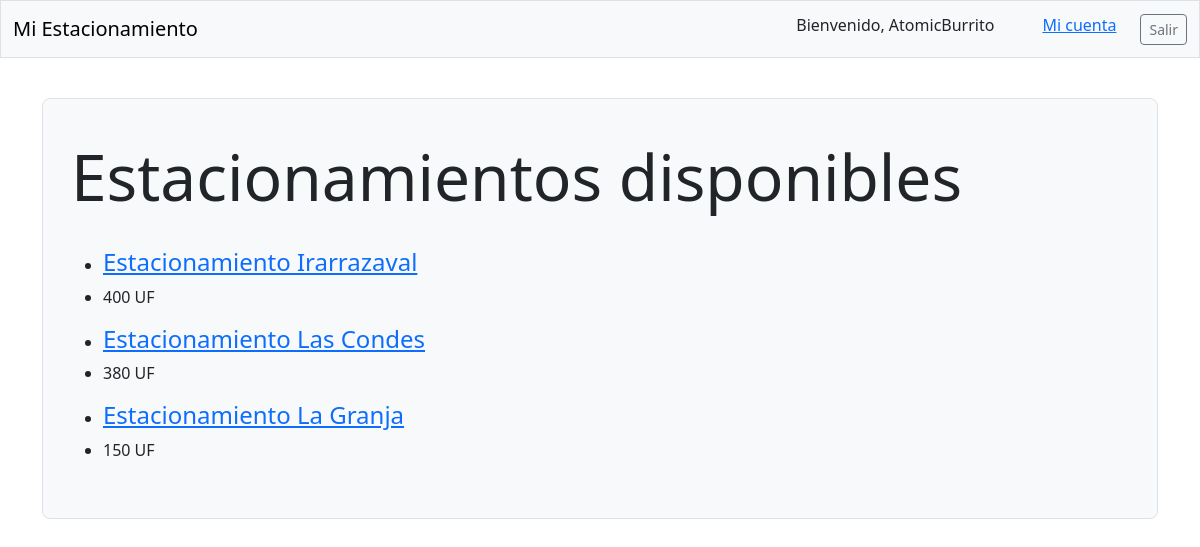
Screenshot of / (signed in) with the database file from the repository.
### mi_est_app/models.py (models this page shows, shortened)
class EnArriendo(models.Model):
    titulo = models.CharField(max_length=128)
    precio = models.CharField(max_length=100)
    fecha = models.DateTimeField(auto_now_add=True)
    tipo = models.CharField(max_length=128)
    desc = models.TextField()
    ancho = models.CharField(max_length=100)
    largo = models.CharField(max_length=100)
    owner = models.ForeignKey(User, on_delete=models.CASCADE)

### mi_est_app/views.py (the view)
# urls.py: path('', views.index, name='index'),
def index(request):
    estacionamientos = EnArriendo.objects.all()
    return render(request, 'mi_est_app/index.html', {'estacionamientos': estacionamientos})

### mi_est_app/templates/mi_est_app/index.html (shortened to what this page needs)
{% extends 'mi_est_app/base.html' %}
{% block content %}
{% if user.is_authenticated %}
    <div class="p-3 mb-4 bg-light border rounded-3">
        <div class="container-fluid py-4">
            <h2 class="display-3">Estacionamientos disponibles</h2>
            <br>
            <div>
                {% for est in estacionamientos %}
                <ul>
                    <li><h4><a href="{% url 'mi_est_app:ver_estacionamiento' est.id %}">{{ est.titulo }}</a></h4></li>
                    <li>{{ est.precio }}</li>
                </ul>
                {% endfor %}
            </div>
        </div>
    </div>
{% endif %}
{% endblock content %}

### mi_est_app/templates/mi_est_app/base.html (shortened to what this page needs)
<!DOCTYPE html>
<html lang="en">
<head>
    {% load django_bootstrap5 %}
    {% bootstrap_css %}
</head>
<body>
    <nav class="navbar navbar-expand-md navbar-light bg-light mb-4 border">
        <div class="container-fluid">
            <a class="navbar-brand" href="{% url 'mi_est_app:index' %}">Mi Estacionamiento</a>
            <ul class="navbar-nav ms-auto mb-2 mb-md-o">
                {% if user.is_authenticated %}
                    <li class="nav_item px-4">
                        Bienvenido, {{ user.username }}
                    </li>
                    <br>
                    <li class="nav_item px-4">
                        <a href="{% url 'mi_est_app:dashboard' %}">Mi cuenta</a>
                    </li>
                {% endif %}
            </ul>
            {% if user.is_authenticated %}
            <form action="{% url 'mi_est_cuentas:logout' %}">
                <button class="btn btn-outline-secondary btn-sm" name="submit">Salir</button>
            </form>
            {% endif %}
        </div>
    </nav>
    <main class="container">
        <div class="pb-2 mb-2 border-button">
        </div>
        <div>
            {% block content %}{% endblock content %}
        </div>
    </main>
</body>
</html>

### rows the page displays
EnArriendo: titulo "Estacionamiento Irarrazaval", precio "400 UF"
EnArriendo: titulo "Estacionamiento Las Condes", precio "380 UF"
EnArriendo: titulo "Estacionamiento La Granja", precio "150 UF"

### other values shown
{{ user.username }} "AtomicBurrito"
